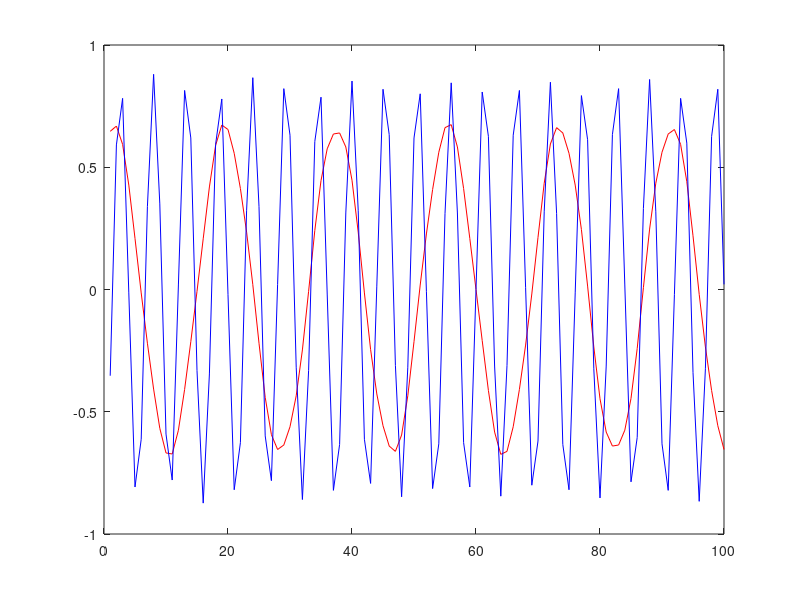

Reproduce this figure in MATLAB.
% Blind source separation on sine waves

% Time from 1 to 100
t = 1:100;

% Sine waves
x = cos(3*pi/8 * t);
y = sin(pi/9 * t + pi/3);
fprintf('Source waves. Press Enter.\n');
plot(t,x,'r',t,y,'b');
pause

% Sine wave combinations
c1 = .3 * x + .7 * y;
c2 = .9 * x + .1 * y;
C = [c1; c2];
fprintf('Combinations. Press Enter.\n');
plot(t,c1,'r',t,c2,'b');
pause

% Compute the 4th order cumulants 
T = size(t, 2); % number of samples
N = size(C, 1); % number of sensors
Q = ((T*ones(N,1)*sum(abs(C).^2)).*C)*C' - C*C'*C*C' - C*C'*trace(C*C') - (C*C.')*conj(C*C.');

% BSS routine
[W, D] = eig(C*C',Q);
S = W'*C;
fprintf('Recovered Sources. Press Enter.\n');
plot(t,S(1,:),'r',t,S(2,:),'b');
pause
